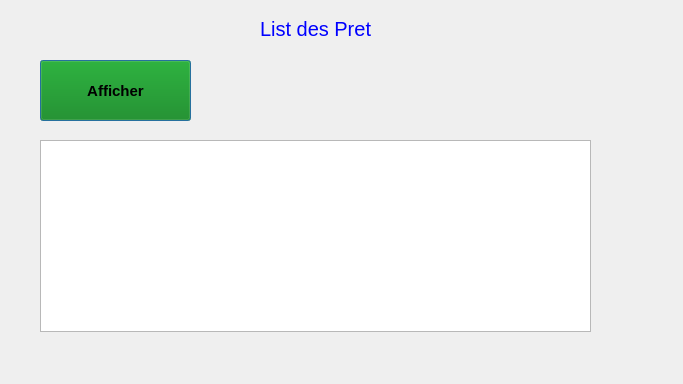
<?xml version="1.0" encoding="UTF-8"?>
<ui version="4.0">
 <class>listPret</class>
 <widget class="QDialog" name="listPret">
  <property name="geometry">
   <rect>
    <x>0</x>
    <y>0</y>
    <width>683</width>
    <height>384</height>
   </rect>
  </property>
  <property name="windowTitle">
   <string>Dialog</string>
  </property>
  <widget class="QLabel" name="label">
   <property name="geometry">
    <rect>
     <x>260</x>
     <y>20</y>
     <width>171</width>
     <height>17</height>
    </rect>
   </property>
   <property name="styleSheet">
    <string notr="true">QLabel{

font-size:20px;
color:blue;
}</string>
   </property>
   <property name="text">
    <string>List des Pret</string>
   </property>
  </widget>
  <widget class="QTableView" name="tableView">
   <property name="geometry">
    <rect>
     <x>40</x>
     <y>140</y>
     <width>551</width>
     <height>192</height>
    </rect>
   </property>
  </widget>
  <widget class="QPushButton" name="pushButton">
   <property name="geometry">
    <rect>
     <x>40</x>
     <y>60</y>
     <width>151</width>
     <height>61</height>
    </rect>
   </property>
   <property name="styleSheet">
    <string notr="true">QPushButton{
font-size:15px;
font-weight:bold;
background:green;
}</string>
   </property>
   <property name="text">
    <string>Afficher</string>
   </property>
  </widget>
 </widget>
 <resources/>
 <connections/>
</ui>
